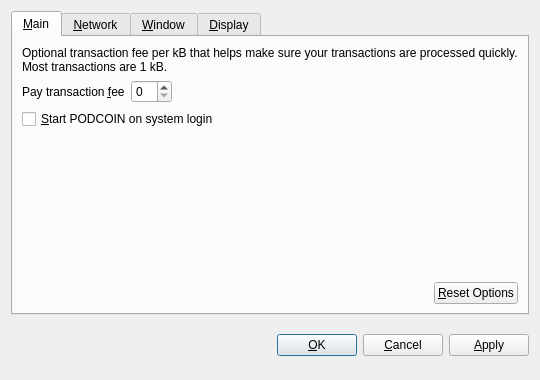
<?xml version="1.0" encoding="UTF-8"?>
<ui version="4.0">
 <class>OptionsDialog</class>
 <widget class="QDialog" name="OptionsDialog">
  <property name="geometry">
   <rect>
    <x>0</x>
    <y>0</y>
    <width>540</width>
    <height>380</height>
   </rect>
  </property>
  <property name="windowTitle">
   <string>Options</string>
  </property>
  <property name="modal">
   <bool>true</bool>
  </property>
  <layout class="QVBoxLayout" name="verticalLayout">
   <item>
    <widget class="QTabWidget" name="tabWidget">
     <property name="tabPosition">
      <enum>QTabWidget::North</enum>
     </property>
     <property name="currentIndex">
      <number>0</number>
     </property>
     <widget class="QWidget" name="tabMain">
      <attribute name="title">
       <string>&amp;Main</string>
      </attribute>
      <layout class="QVBoxLayout" name="verticalLayout_Main">
       <item>
        <widget class="QLabel" name="transactionFeeInfoLabel">
         <property name="text">
          <string>Optional transaction fee per kB that helps make sure your transactions are processed quickly. Most transactions are 1 kB.</string>
         </property>
         <property name="textFormat">
          <enum>Qt::PlainText</enum>
         </property>
         <property name="wordWrap">
          <bool>true</bool>
         </property>
        </widget>
       </item>
       <item>
        <layout class="QHBoxLayout" name="horizontalLayout_1_Main">
         <item>
          <widget class="QLabel" name="transactionFeeLabel">
           <property name="text">
            <string>Pay transaction &amp;fee</string>
           </property>
           <property name="textFormat">
            <enum>Qt::PlainText</enum>
           </property>
           <property name="buddy">
            <cstring>transactionFee</cstring>
           </property>
          </widget>
         </item>
         <item>
          <widget class="BitcoinAmountField" name="transactionFee"/>
         </item>
         <item>
          <spacer name="horizontalSpacer_1_Main">
           <property name="orientation">
            <enum>Qt::Horizontal</enum>
           </property>
           <property name="sizeHint" stdset="0">
            <size>
             <width>40</width>
             <height>20</height>
            </size>
           </property>
          </spacer>
         </item>
        </layout>
       </item>
       <item>
        <widget class="QCheckBox" name="bitcoinAtStartup">
         <property name="toolTip">
          <string>Automatically start PODCOIN after logging in to the system.</string>
         </property>
         <property name="text">
          <string>&amp;Start PODCOIN on system login</string>
         </property>
        </widget>
       </item>
       <item>
        <spacer name="verticalSpacer_Main">
         <property name="orientation">
          <enum>Qt::Vertical</enum>
         </property>
         <property name="sizeHint" stdset="0">
          <size>
           <width>20</width>
           <height>40</height>
          </size>
         </property>
        </spacer>
       </item>
       <item>
        <layout class="QHBoxLayout" name="horizontalLayout_2_Main">
         <item>
          <spacer name="horizontalSpacer_2_Main">
           <property name="orientation">
            <enum>Qt::Horizontal</enum>
           </property>
           <property name="sizeHint" stdset="0">
            <size>
             <width>40</width>
             <height>20</height>
            </size>
           </property>
          </spacer>
         </item>
         <item>
          <widget class="QPushButton" name="resetButton">
           <property name="toolTip">
            <string>Reset all client options to default.</string>
           </property>
           <property name="text">
            <string>&amp;Reset Options</string>
           </property>
           <property name="autoDefault">
            <bool>false</bool>
           </property>
          </widget>
         </item>
        </layout>
       </item>
      </layout>
     </widget>
     <widget class="QWidget" name="tabNetwork">
      <attribute name="title">
       <string>&amp;Network</string>
      </attribute>
      <layout class="QVBoxLayout" name="verticalLayout_Network">
       <item>
        <widget class="QCheckBox" name="mapPortUpnp">
         <property name="toolTip">
          <string>Automatically open the PODCOIN client port on the router. This only works when your router supports UPnP and it is enabled.</string>
         </property>
         <property name="text">
          <string>Map port using &amp;UPnP</string>
         </property>
        </widget>
       </item>
       <item>
        <widget class="QCheckBox" name="connectSocks">
         <property name="toolTip">
          <string>Connect to the PODCOIN network through a SOCKS proxy (e.g. when connecting through Tor).</string>
         </property>
         <property name="text">
          <string>&amp;Connect through SOCKS proxy:</string>
         </property>
        </widget>
       </item>
       <item>
        <layout class="QHBoxLayout" name="horizontalLayout_Network">
         <item>
          <widget class="QLabel" name="proxyIpLabel">
           <property name="text">
            <string>Proxy &amp;IP:</string>
           </property>
           <property name="textFormat">
            <enum>Qt::PlainText</enum>
           </property>
           <property name="buddy">
            <cstring>proxyIp</cstring>
           </property>
          </widget>
         </item>
         <item>
          <widget class="QValidatedLineEdit" name="proxyIp">
           <property name="maximumSize">
            <size>
             <width>140</width>
             <height>16777215</height>
            </size>
           </property>
           <property name="toolTip">
            <string>IP address of the proxy (e.g. 127.0.0.1)</string>
           </property>
          </widget>
         </item>
         <item>
          <widget class="QLabel" name="proxyPortLabel">
           <property name="text">
            <string>&amp;Port:</string>
           </property>
           <property name="textFormat">
            <enum>Qt::PlainText</enum>
           </property>
           <property name="buddy">
            <cstring>proxyPort</cstring>
           </property>
          </widget>
         </item>
         <item>
          <widget class="QLineEdit" name="proxyPort">
           <property name="maximumSize">
            <size>
             <width>55</width>
             <height>16777215</height>
            </size>
           </property>
           <property name="toolTip">
            <string>Port of the proxy (e.g. 9050)</string>
           </property>
          </widget>
         </item>
         <item>
          <widget class="QLabel" name="socksVersionLabel">
           <property name="text">
            <string>SOCKS &amp;Version:</string>
           </property>
           <property name="textFormat">
            <enum>Qt::PlainText</enum>
           </property>
           <property name="buddy">
            <cstring>socksVersion</cstring>
           </property>
          </widget>
         </item>
         <item>
          <widget class="QValueComboBox" name="socksVersion">
           <property name="toolTip">
            <string>SOCKS version of the proxy (e.g. 5)</string>
           </property>
          </widget>
         </item>
         <item>
          <spacer name="horizontalSpacer_Network">
           <property name="orientation">
            <enum>Qt::Horizontal</enum>
           </property>
           <property name="sizeHint" stdset="0">
            <size>
             <width>40</width>
             <height>20</height>
            </size>
           </property>
          </spacer>
         </item>
        </layout>
       </item>
       <item>
        <spacer name="verticalSpacer_Network">
         <property name="orientation">
          <enum>Qt::Vertical</enum>
         </property>
         <property name="sizeHint" stdset="0">
          <size>
           <width>20</width>
           <height>40</height>
          </size>
         </property>
        </spacer>
       </item>
      </layout>
     </widget>
     <widget class="QWidget" name="tabWindow">
      <attribute name="title">
       <string>&amp;Window</string>
      </attribute>
      <layout class="QVBoxLayout" name="verticalLayout_Window">
       <item>
        <widget class="QCheckBox" name="minimizeToTray">
         <property name="toolTip">
          <string>Show only a tray icon after minimizing the window.</string>
         </property>
         <property name="text">
          <string>&amp;Minimize to the tray instead of the taskbar</string>
         </property>
        </widget>
       </item>
       <item>
        <widget class="QCheckBox" name="minimizeOnClose">
         <property name="toolTip">
          <string>Minimize instead of exit the application when the window is closed. When this option is enabled, the application will be closed only after selecting Quit in the menu.</string>
         </property>
         <property name="text">
          <string>M&amp;inimize on close</string>
         </property>
        </widget>
       </item>
       <item>
        <spacer name="verticalSpacer_Window">
         <property name="orientation">
          <enum>Qt::Vertical</enum>
         </property>
         <property name="sizeHint" stdset="0">
          <size>
           <width>20</width>
           <height>40</height>
          </size>
         </property>
        </spacer>
       </item>
      </layout>
     </widget>
     <widget class="QWidget" name="tabDisplay">
      <attribute name="title">
       <string>&amp;Display</string>
      </attribute>
      <layout class="QVBoxLayout" name="verticalLayout_Display">
       <item>
        <layout class="QHBoxLayout" name="horizontalLayout_1_Display">
         <item>
          <widget class="QLabel" name="langLabel">
           <property name="text">
            <string>User Interface &amp;language:</string>
           </property>
           <property name="textFormat">
            <enum>Qt::PlainText</enum>
           </property>
           <property name="buddy">
            <cstring>lang</cstring>
           </property>
          </widget>
         </item>
         <item>
          <widget class="QValueComboBox" name="lang">
           <property name="toolTip">
            <string>The user interface language can be set here. This setting will take effect after restarting PODCOIN.</string>
           </property>
          </widget>
         </item>
        </layout>
       </item>
       <item>
        <layout class="QHBoxLayout" name="horizontalLayout_2_Display">
         <item>
          <widget class="QLabel" name="unitLabel">
           <property name="text">
            <string>&amp;Unit to show amounts in:</string>
           </property>
           <property name="textFormat">
            <enum>Qt::PlainText</enum>
           </property>
           <property name="buddy">
            <cstring>unit</cstring>
           </property>
          </widget>
         </item>
         <item>
          <widget class="QValueComboBox" name="unit">
           <property name="toolTip">
            <string>Choose the default subdivision unit to show in the interface and when sending coins.</string>
           </property>
          </widget>
         </item>
        </layout>
       </item>
       <item>
        <widget class="QCheckBox" name="displayAddresses">
         <property name="toolTip">
          <string>Whether to show PODCOIN addresses in the transaction list or not.</string>
         </property>
         <property name="text">
          <string>&amp;Display addresses in transaction list</string>
         </property>
        </widget>
       </item>
       <item>
        <spacer name="verticalSpacer_Display">
         <property name="orientation">
          <enum>Qt::Vertical</enum>
         </property>
         <property name="sizeHint" stdset="0">
          <size>
           <width>20</width>
           <height>40</height>
          </size>
         </property>
        </spacer>
       </item>
      </layout>
     </widget>
    </widget>
   </item>
   <item>
    <layout class="QHBoxLayout" name="horizontalLayout_Buttons">
     <item>
      <spacer name="horizontalSpacer_1">
       <property name="orientation">
        <enum>Qt::Horizontal</enum>
       </property>
       <property name="sizeHint" stdset="0">
        <size>
         <width>40</width>
         <height>48</height>
        </size>
       </property>
      </spacer>
     </item>
     <item>
      <widget class="QLabel" name="statusLabel">
       <property name="font">
        <font>
         <weight>75</weight>
         <bold>true</bold>
        </font>
       </property>
       <property name="text">
        <string/>
       </property>
       <property name="textFormat">
        <enum>Qt::PlainText</enum>
       </property>
       <property name="wordWrap">
        <bool>true</bool>
       </property>
      </widget>
     </item>
     <item>
      <spacer name="horizontalSpacer_2">
       <property name="orientation">
        <enum>Qt::Horizontal</enum>
       </property>
       <property name="sizeHint" stdset="0">
        <size>
         <width>40</width>
         <height>48</height>
        </size>
       </property>
      </spacer>
     </item>
     <item>
      <widget class="QPushButton" name="okButton">
       <property name="text">
        <string>&amp;OK</string>
       </property>
      </widget>
     </item>
     <item>
      <widget class="QPushButton" name="cancelButton">
       <property name="text">
        <string>&amp;Cancel</string>
       </property>
       <property name="autoDefault">
        <bool>false</bool>
       </property>
      </widget>
     </item>
     <item>
      <widget class="QPushButton" name="applyButton">
       <property name="text">
        <string>&amp;Apply</string>
       </property>
       <property name="autoDefault">
        <bool>false</bool>
       </property>
      </widget>
     </item>
    </layout>
   </item>
  </layout>
 </widget>
 <customwidgets>
  <customwidget>
   <class>BitcoinAmountField</class>
   <extends>QSpinBox</extends>
   <header>bitcoinamountfield.h</header>
  </customwidget>
  <customwidget>
   <class>QValueComboBox</class>
   <extends>QComboBox</extends>
   <header>qvaluecombobox.h</header>
  </customwidget>
  <customwidget>
   <class>QValidatedLineEdit</class>
   <extends>QLineEdit</extends>
   <header>qvalidatedlineedit.h</header>
  </customwidget>
 </customwidgets>
 <resources/>
 <connections/>
</ui>
